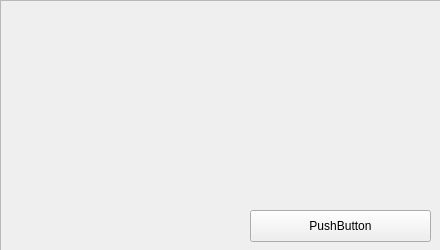
<?xml version="1.0" encoding="UTF-8"?>
<ui version="4.0">
 <class>HomeSectionDesign</class>
 <widget class="QWidget" name="HomeSectionDesign">
  <property name="geometry">
   <rect>
    <x>0</x>
    <y>0</y>
    <width>440</width>
    <height>250</height>
   </rect>
  </property>
  <property name="windowTitle">
   <string>Form</string>
  </property>
  <property name="styleSheet">
   <string notr="true"/>
  </property>
  <widget class="QFrame" name="frame">
   <property name="geometry">
    <rect>
     <x>0</x>
     <y>0</y>
     <width>441</width>
     <height>251</height>
    </rect>
   </property>
   <property name="frameShape">
    <enum>QFrame::StyledPanel</enum>
   </property>
   <property name="frameShadow">
    <enum>QFrame::Raised</enum>
   </property>
   <widget class="QWidget" name="background_widget" native="true">
    <property name="geometry">
     <rect>
      <x>10</x>
      <y>10</y>
      <width>421</width>
      <height>231</height>
     </rect>
    </property>
   </widget>
  </widget>
  <widget class="QPushButton" name="pushButton">
   <property name="geometry">
    <rect>
     <x>250</x>
     <y>210</y>
     <width>181</width>
     <height>32</height>
    </rect>
   </property>
   <property name="text">
    <string>PushButton</string>
   </property>
  </widget>
 </widget>
 <resources/>
 <connections/>
</ui>
